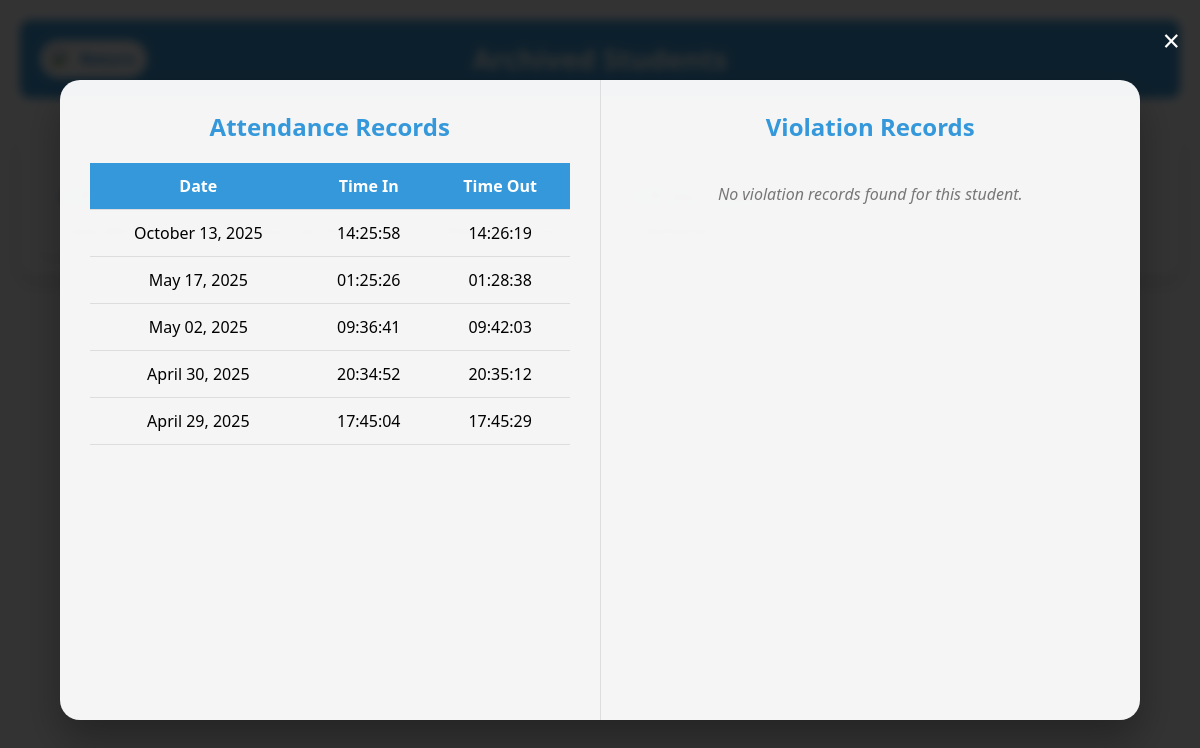
The app's page /archived_students.php?student_id=29 (signed in) with its own data.
### tables this page shows
CREATE TABLE `saved_attendance` (
  `id` int(11) NOT NULL,
  `student_id` int(11) NOT NULL,
  `time_in` datetime NOT NULL,
  `time_out` datetime DEFAULT NULL,
  `name` varchar(255) DEFAULT NULL,
  `student_number` varchar(255) DEFAULT NULL,
  `image` varchar(255) DEFAULT NULL,
  `saved_time_in` datetime DEFAULT NULL,
  `saved_time_out` datetime DEFAULT NULL,
  `saved_date` date DEFAULT NULL,
  `present_days` int(11) DEFAULT 0,
  `auto_timeout` tinyint(1) DEFAULT 0
);

### archived_students.php (the view, shortened to what this page needs)
<?php
$servername = "localhost";
$username = "root";
$password = "";
$dbname = "rfid_system";
$conn = new mysqli($servername, $username, $password, $dbname);
$sql = "SELECT * FROM students WHERE archived=1";
$result = $conn->query($sql);
$selected_student = null;
$attendance_records = [];
$violation_records = [];
if (isset($_GET['student_id'])) {
    $student_id = $_GET['student_id'];
    $student_sql = "SELECT * FROM students WHERE id='$student_id' AND archived=1";
    $student_result = $conn->query($student_sql);
    if ($student_result->num_rows > 0) {
        $selected_student = $student_result->fetch_assoc();
        $attendance_sql = "SELECT * FROM saved_attendance WHERE student_id='$student_id' ORDER BY saved_date DESC";
        $attendance_result = $conn->query($attendance_sql);
        while ($row = $attendance_result->fetch_assoc()) {
            $attendance_records[] = $row;
        }
        $violation_records = [
        ];
    }
}
?>
<!DOCTYPE html>
<html lang="en">
<head>
</head>
<body>
<div class="header">
    <a href="registered_students.php" class="return-btn">
        <img src="images/return.png" alt="Return Icon">
    </a>
    <h1>Archived Students</h1>
</div>
<div class="container">
    <?php if ($result->num_rows > 0): ?>
        <div class="students-grid">
            <?php while ($row = $result->fetch_assoc()): ?>
                <div class="student-card" onclick="showStudentDetails(<?php echo $row['id']; ?>)">
                    <div class="name"><?php echo $row['name']; ?></div>
                </div>
            <?php endwhile; ?>
        </div>
    <?php else: ?>
        <p>No archived students found.</p>
    <?php endif; ?>
</div>
<?php if ($selected_student): ?>
<div class="student-details-modal">
    <span class="close-btn" onclick="closeModal()">&times;</span>
    <div class="details-container">
        <div class="attendance-section">
            <h2 class="section-header">Attendance Records</h2>
            <?php if (!empty($attendance_records)): ?>
                <table class="records-table">
                    <thead>
                        <tr>
                            <th>Date</th>
                            <th>Time In</th>
                            <th>Time Out</th>
                        </tr>
                    </thead>
                    <tbody>
                        <?php foreach ($attendance_records as $record): ?>
                            <tr>
                                <td><?php echo date('F d, Y', strtotime($record['saved_date'])); ?></td>
                                <td><?php echo date('H:i:s', strtotime($record['saved_time_in'])); ?></td>
                                <td><?php echo $record['saved_time_out'] ? date('H:i:s', strtotime($record['saved_time_out'])) : 'N/A'; ?></td>
                            </tr>
                        <?php endforeach; ?>
                    </tbody>
                </table>
            <?php else: ?>
                <div class="no-records">No attendance records found for this student.</div>
            <?php endif; ?>
        </div>
        <div class="violation-section">
            <h2 class="section-header">Violation Records</h2>
            <?php if (!empty($violation_records)): ?>
                <table class="records-table">
                    <thead>
                        <tr>
                            <th>Date</th>
                            <th>Type</th>
                            <th>Description</th>
                        </tr>
                    </thead>
                    <tbody>
                        <?php foreach ($violation_records as $violation): ?>
                            <tr>
                                <td><?php echo $violation['date']; ?></td>
                                <td><?php echo $violation['type']; ?></td>
                                <td><?php echo $violation['description']; ?></td>
                            </tr>
                        <?php endforeach; ?>
                    </tbody>
                </table>
            <?php else: ?>
                <div class="no-records">No violation records found for this student.</div>
            <?php endif; ?>
        </div>
    </div>
</div>
<?php endif; ?>
</body>
</html>

### archived_students.php (style rules this page uses)
* { box-sizing: border-box; margin: 0; padding: 0; }
body { font-family: 'Segoe UI', sans-serif; background: url('images/room.jpg') no-repeat center center fixed; background-size: cover; padding: 20px; position: relative; }
.header { background: rgba(52, 152, 219, 0.95); color: white; padding: 20px; display: flex; justify-content: center; align-items: center; border-radius: 10px; margin-bottom: 30px; position: relative; }
.header h1 { font-size: 28px; margin: 0; }
.return-btn { position: absolute; left: 20px; top: 20px; display: flex; align-items: center; gap: 8px; background: white; color: #3498db; padding: 8px 12px; border-radius: 20px; font-weight: bold; text-decoration: none; transition: background 0.3s; }
.return-btn img { width: 20px; height: 20px; }
.container { background: rgba(255, 255, 255, 0.85); padding: 20px; border-radius: 15px; box-shadow: 0 10px 20px rgba(0, 0, 0, 0.1); margin-bottom: 30px; }
.students-grid { display: grid; grid-template-columns: repeat(auto-fill, minmax(150px, 1fr)); gap: 20px; margin-top: 20px; }
.student-card { background: rgba(255, 255, 255, 0.9); border-radius: 10px; padding: 15px; text-align: center; box-shadow: 0 4px 8px rgba(0, 0, 0, 0.1); transition: transform 0.3s ease; cursor: pointer; }
.student-card .name { font-weight: bold; color: #333; font-size: 14px; }
.student-details-modal { position: fixed; top: 0; left: 0; width: 100%; height: 100%; background: rgba(0, 0, 0, 0.8); display: flex; justify-content: center; align-items: center; z-index: 1000; backdrop-filter: blur(5px); animation: fadeIn 0.3s ease-out; }
.details-container { display: flex; width: 90%; max-width: 1200px; height: 80%; background: rgba(255, 255, 255, 0.95); border-radius: 20px; overflow: hidden; box-shadow: 0 20px 40px rgba(0,0,0,0.3); }
.attendance-section, .violation-section { flex: 1; padding: 30px; overflow-y: auto; }
.attendance-section { border-right: 1px solid #ddd; }
.section-header { text-align: center; margin-bottom: 20px; color: #3498db; font-size: 24px; }
.records-table { width: 100%; border-collapse: collapse; }
.records-table th, .records-table td { padding: 12px; text-align: center; border-bottom: 1px solid #ddd; }
.records-table th { background-color: #3498db; color: white; }
.close-btn { position: absolute; top: 20px; right: 20px; font-size: 30px; color: white; cursor: pointer; z-index: 1001; }
.no-records { text-align: center; color: #777; font-style: italic; padding: 20px; }

### records on screen
saved_attendance: saved_date "October 13, 2025", saved_time_in "14:25:58", saved_time_out "14:26:19"
saved_attendance: saved_date "May 17, 2025", saved_time_in "01:25:26", saved_time_out "01:28:38"
saved_attendance: saved_date "May 02, 2025", saved_time_in "09:36:41", saved_time_out "09:42:03"
saved_attendance: saved_date "April 30, 2025", saved_time_in "20:34:52", saved_time_out "20:35:12"
saved_attendance: saved_date "April 29, 2025", saved_time_in "17:45:04", saved_time_out "17:45:29"
